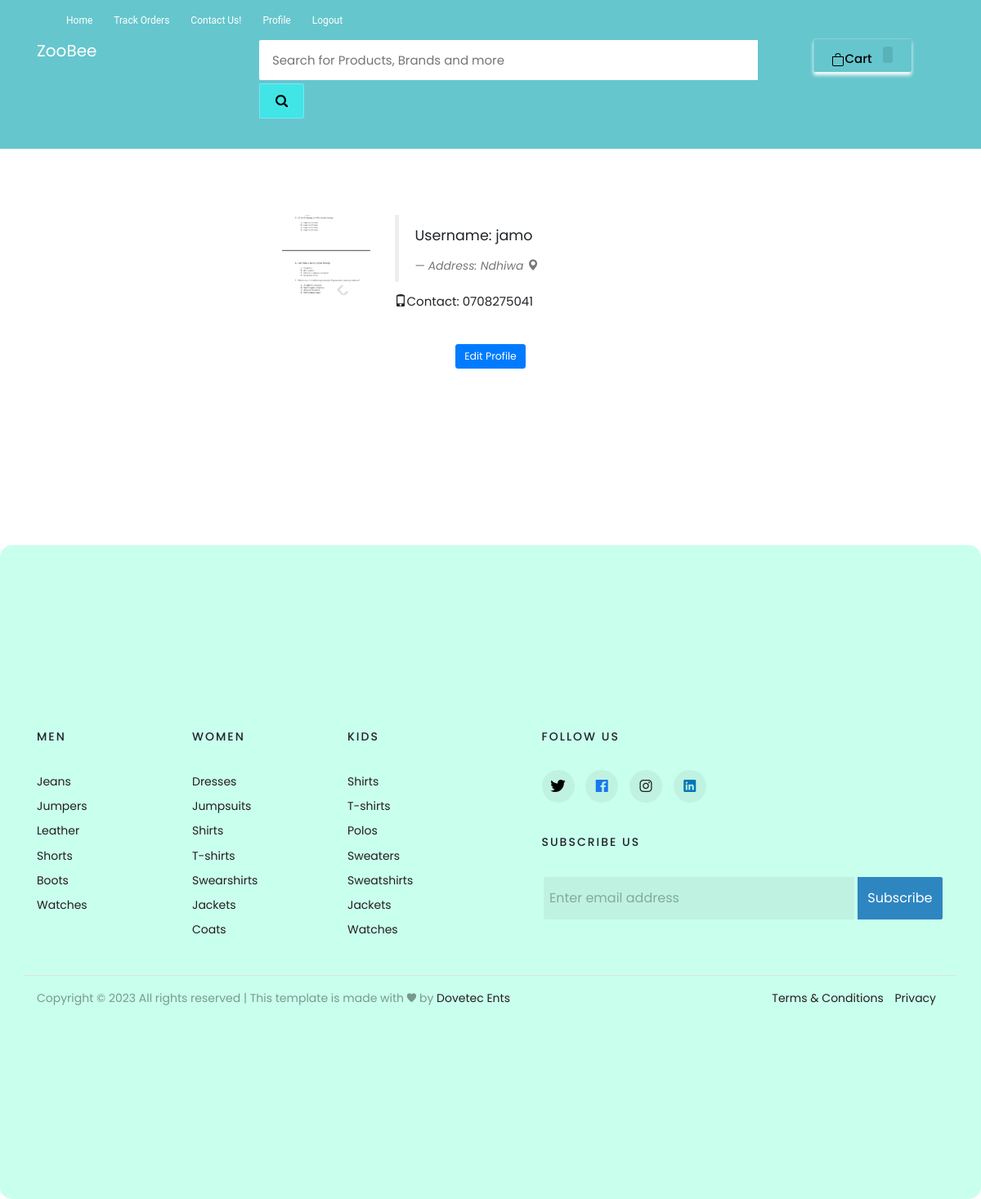
Page /my-profile (signed in) on the earlier database version.
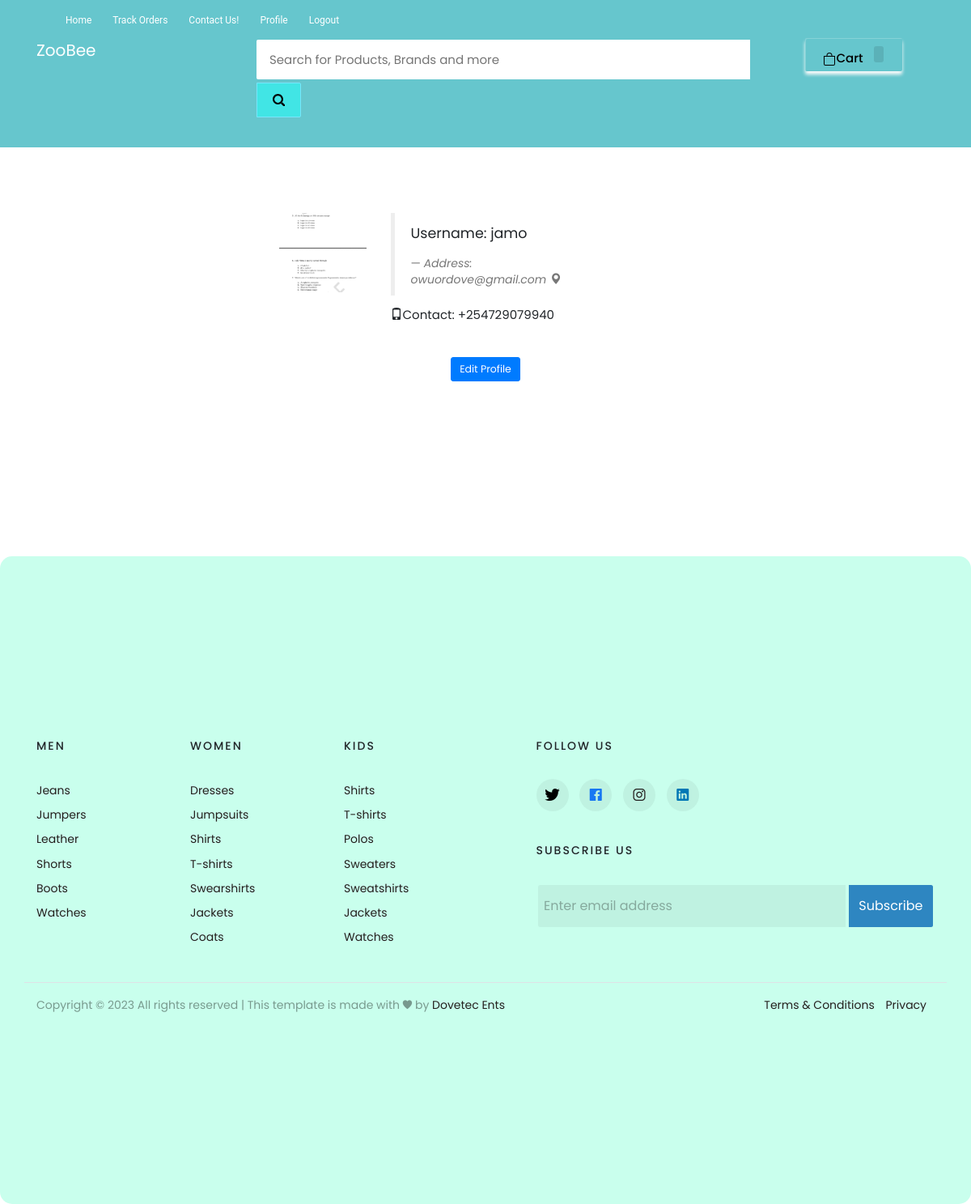
Same page on the later database version.
### ecom/models.py (models this page shows, shortened)
class Customer(models.Model):
    user=models.OneToOneField(User,on_delete=models.CASCADE)
    profile_pic= models.ImageField(upload_to='profile_pic/CustomerProfilePic/',null=True,blank=True)
    address = models.CharField(max_length=40)
    mobile = models.CharField(max_length=20,null=False)

### ecom/views.py (the view)
# urls.py: path('my-profile', views.my_profile_view,name='my-profile'),
@login_required(login_url='customerlogin')
@user_passes_test(is_customer)
def my_profile_view(request):
    customer=models.Customer.objects.get(user_id=request.user.id)
    return render(request,'ecom/my_profile.html',{'customer':customer})

### ecom/views.py (called while the page is built)
def is_customer(user):
    return user.groups.filter(name='CUSTOMER').exists()

### templates/ecom/my_profile.html (shortened to what this page needs)
{% extends 'ecom/customer_base.html' %}
{% load static %}
{% block content %}
{% include 'ecom/customer_navbar.html' %}
<br><br><br>
<div style="padding-left:300px;" class="container">
  <div class="col-sm-2 col-md-2">
    <img src="{% static customer.profile_pic.url %}" alt="profile pic" class="img-rounded img-responsive" />
  </div>
  <div class="col-sm-4 col-md-4">
    <blockquote>
      <p>Username: {{request.user}}</p> <small><cite title="Source Title">Address: {{customer.address}} <i
            class="glyphicon glyphicon-map-marker"></i></cite></small>
    </blockquote>
    <p><i class="glyphicon glyphicon-phone"></i>Contact: {{customer.mobile}}
    </p>
  </div>
</div>
<br>
<div style="text-align: center;">
  <a href="/edit-profile"><button class="btn btn-primary btn-lg"><span>Edit Profile </span></button></a>
</div>
<br><br><br><br><br><br>
{% endblock content %}

Differences in the rows shown:
changed Customer: address "Ndhiwa" → "owuordove@gmail.com"; mobile "0708275041" → "+254729079940"
